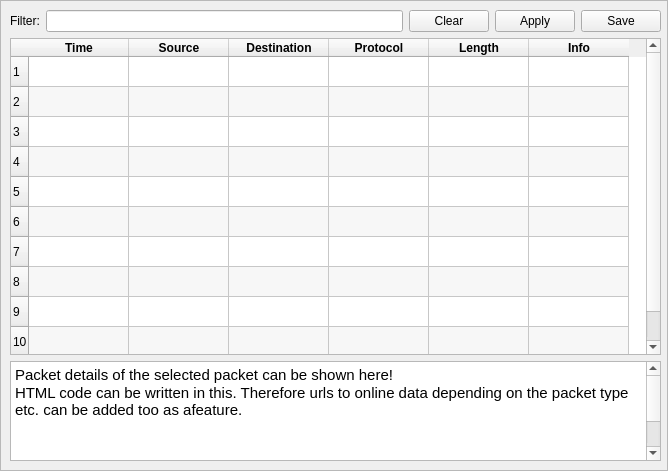
<?xml version="1.0" encoding="UTF-8"?>
<ui version="4.0">
 <class>Frame</class>
 <widget class="QFrame" name="Frame">
  <property name="geometry">
   <rect>
    <x>0</x>
    <y>0</y>
    <width>668</width>
    <height>471</height>
   </rect>
  </property>
  <property name="windowTitle">
   <string>Frame</string>
  </property>
  <property name="frameShape">
   <enum>QFrame::StyledPanel</enum>
  </property>
  <property name="frameShadow">
   <enum>QFrame::Raised</enum>
  </property>
  <widget class="QWidget" name="formLayoutWidget">
   <property name="geometry">
    <rect>
     <x>10</x>
     <y>10</y>
     <width>651</width>
     <height>451</height>
    </rect>
   </property>
   <layout class="QVBoxLayout" name="verticalLayout">
    <item>
     <layout class="QHBoxLayout" name="horizontalLayout">
      <item>
       <widget class="QLabel" name="label">
        <property name="text">
         <string>Filter:</string>
        </property>
       </widget>
      </item>
      <item>
       <widget class="QLineEdit" name="lineEdit"/>
      </item>
      <item>
       <widget class="QPushButton" name="pushButton">
        <property name="text">
         <string>Clear</string>
        </property>
       </widget>
      </item>
      <item>
       <widget class="QPushButton" name="pushButton_2">
        <property name="text">
         <string>Apply</string>
        </property>
       </widget>
      </item>
      <item>
       <widget class="QPushButton" name="pushButton_3">
        <property name="text">
         <string>Save</string>
        </property>
       </widget>
      </item>
     </layout>
    </item>
    <item>
     <widget class="QTableWidget" name="tableWidget">
      <property name="minimumSize">
       <size>
        <width>0</width>
        <height>189</height>
       </size>
      </property>
      <property name="alternatingRowColors">
       <bool>true</bool>
      </property>
      <property name="sortingEnabled">
       <bool>true</bool>
      </property>
      <property name="rowCount">
       <number>10</number>
      </property>
      <property name="columnCount">
       <number>6</number>
      </property>
      <row/>
      <row/>
      <row/>
      <row/>
      <row/>
      <row/>
      <row/>
      <row/>
      <row/>
      <row/>
      <column>
       <property name="text">
        <string>Time</string>
       </property>
       <property name="font">
        <font>
         <weight>75</weight>
         <bold>true</bold>
        </font>
       </property>
      </column>
      <column>
       <property name="text">
        <string>Source</string>
       </property>
       <property name="font">
        <font>
         <weight>75</weight>
         <bold>true</bold>
        </font>
       </property>
      </column>
      <column>
       <property name="text">
        <string>Destination</string>
       </property>
       <property name="font">
        <font>
         <weight>75</weight>
         <bold>true</bold>
        </font>
       </property>
      </column>
      <column>
       <property name="text">
        <string>Protocol</string>
       </property>
       <property name="font">
        <font>
         <weight>75</weight>
         <bold>true</bold>
        </font>
       </property>
      </column>
      <column>
       <property name="text">
        <string>Length</string>
       </property>
       <property name="font">
        <font>
         <weight>75</weight>
         <bold>true</bold>
        </font>
       </property>
      </column>
      <column>
       <property name="text">
        <string>Info</string>
       </property>
       <property name="font">
        <font>
         <weight>75</weight>
         <bold>true</bold>
        </font>
       </property>
      </column>
     </widget>
    </item>
    <item>
     <widget class="QTextBrowser" name="textBrowser">
      <property name="maximumSize">
       <size>
        <width>16777215</width>
        <height>100</height>
       </size>
      </property>
      <property name="html">
       <string>&lt;!DOCTYPE HTML PUBLIC &quot;-//W3C//DTD HTML 4.0//EN&quot; &quot;http://www.w3.org/TR/REC-html40/strict.dtd&quot;&gt;
&lt;html&gt;&lt;head&gt;&lt;meta name=&quot;qrichtext&quot; content=&quot;1&quot; /&gt;&lt;style type=&quot;text/css&quot;&gt;
p, li { white-space: pre-wrap; }
&lt;/style&gt;&lt;/head&gt;&lt;body style=&quot; font-family:'Ubuntu'; font-size:11pt; font-weight:400; font-style:normal;&quot;&gt;
&lt;p style=&quot; margin-top:0px; margin-bottom:0px; margin-left:0px; margin-right:0px; -qt-block-indent:0; text-indent:0px;&quot;&gt;Packet details of the selected packet can be shown here!&lt;/p&gt;
&lt;p style=&quot; margin-top:0px; margin-bottom:0px; margin-left:0px; margin-right:0px; -qt-block-indent:0; text-indent:0px;&quot;&gt;HTML code can be written in this. Therefore urls to online data depending on the packet type etc. can be added too as afeature.&lt;/p&gt;
&lt;p style=&quot;-qt-paragraph-type:empty; margin-top:0px; margin-bottom:0px; margin-left:0px; margin-right:0px; -qt-block-indent:0; text-indent:0px;&quot;&gt;&lt;br /&gt;&lt;/p&gt;
&lt;p style=&quot;-qt-paragraph-type:empty; margin-top:0px; margin-bottom:0px; margin-left:0px; margin-right:0px; -qt-block-indent:0; text-indent:0px;&quot;&gt;&lt;br /&gt;&lt;/p&gt;
&lt;p style=&quot;-qt-paragraph-type:empty; margin-top:0px; margin-bottom:0px; margin-left:0px; margin-right:0px; -qt-block-indent:0; text-indent:0px;&quot;&gt;&lt;br /&gt;&lt;/p&gt;
&lt;p style=&quot;-qt-paragraph-type:empty; margin-top:0px; margin-bottom:0px; margin-left:0px; margin-right:0px; -qt-block-indent:0; text-indent:0px;&quot;&gt;&lt;br /&gt;&lt;/p&gt;
&lt;p style=&quot;-qt-paragraph-type:empty; margin-top:0px; margin-bottom:0px; margin-left:0px; margin-right:0px; -qt-block-indent:0; text-indent:0px;&quot;&gt;&lt;br /&gt;&lt;/p&gt;&lt;/body&gt;&lt;/html&gt;</string>
      </property>
     </widget>
    </item>
   </layout>
  </widget>
 </widget>
 <resources/>
 <connections/>
</ui>
